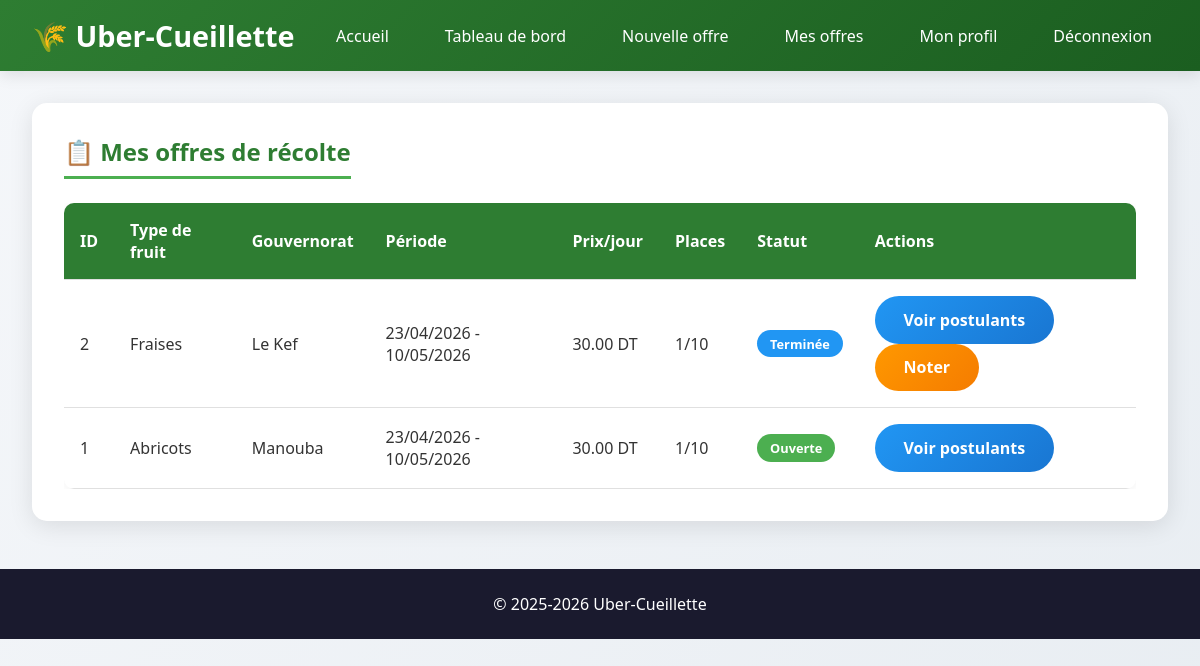
Screenshot of /mes_offres.php (signed in) with the database file from the repository.
### tables this page shows
CREATE TABLE IF NOT EXISTS `offres` (
  `id` int NOT NULL AUTO_INCREMENT,
  `agriculteur_id` int NOT NULL,
  `type_fruit` varchar(50) NOT NULL,
  `gouvernorat` varchar(50) NOT NULL,
  `adresse_recolte` text NOT NULL,
  `date_debut` date NOT NULL,
  `date_fin` date NOT NULL,
  `nb_ouvriers_demandes` int NOT NULL,
  `nb_ouvriers_acceptes` int DEFAULT '0',
  `prix_journee` decimal(10,2) NOT NULL,
  `date_limite_postulation` date NOT NULL,
  `statut` enum('ouverte','cloturee','terminee') DEFAULT 'ouverte',
  `date_creation` timestamp NOT NULL DEFAULT CURRENT_TIMESTAMP,
  PRIMARY KEY (`id`),
  KEY `agriculteur_id` (`agriculteur_id`)
);

### mes_offres.php (the view, shortened to what this page needs)
<?php
require_once 'config.php';
$agriculteur_id = $_SESSION['user_id'];
$sql = "SELECT * FROM offres WHERE agriculteur_id = :id ORDER BY date_creation DESC";
$stmt = $conn->prepare($sql);
$stmt->execute([':id' => $agriculteur_id]);
$offres = $stmt->fetchAll();
?>
<!DOCTYPE html>
<html lang="fr">
<head>
    <link rel="stylesheet" href="style.css">
</head>
<body>
    <header>
        <div class="header-container">
            <div class="logo">
                <h1>🌾 Uber-Cueillette</h1>
            </div>
            <nav>
                <ul>
                    <li><a href="index.php">Accueil</a></li>
                    <li><a href="dashboard_agriculteur.php">Tableau de bord</a></li>
                    <li><a href="ajouter_offre.php">Nouvelle offre</a></li>
                    <li><a href="mes_offres.php">Mes offres</a></li>
                    <li><a href="profil.php">Mon profil</a></li>
                    <li><a href="logout.php">Déconnexion</a></li>
                </ul>
            </nav>
        </div>
    </header>
    <div class="container">
        <div class="card">
            <h2>📋 Mes offres de récolte</h2>
            <?php if(count($offres) > 0): ?>
                <div class="table-container">
                    <table class="table">
                        <thead>
                            <tr>
                                <th>ID</th>
                                <th>Type de fruit</th>
                                <th>Gouvernorat</th>
                                <th>Période</th>
                                <th>Prix/jour</th>
                                <th>Places</th>
                                <th>Statut</th>
                                <th>Actions</th>
                            </tr>
                        </thead>
                        <tbody>
                            <?php foreach($offres as $offre): ?>
                                <tr>
                                    <td><?= $offre['id'] ?></td>
                                    <td><?= htmlspecialchars($offre['type_fruit']) ?></td>
                                    <td><?= htmlspecialchars($offre['gouvernorat']) ?></td>
                                    <td><?= date('d/m/Y', strtotime($offre['date_debut'])) ?> - <?= date('d/m/Y', strtotime($offre['date_fin'])) ?></td>
                                    <td><?= $offre['prix_journee'] ?> DT</td>
                                    <td><?= $offre['nb_ouvriers_acceptes'] ?>/<?= $offre['nb_ouvriers_demandes'] ?></td>
                                    <td>
                                        <?php if($offre['statut'] == 'ouverte'): ?>
                                            <span class="badge badge-success">Ouverte</span>
                                        <?php elseif($offre['statut'] == 'cloturee'): ?>
                                            <span class="badge badge-warning">Clôturée</span>
                                        <?php else: ?>
                                            <span class="badge badge-info">Terminée</span>
                                        <?php endif; ?>
                                    </td>
                                    <td>
                                        <a href="voir_postulants.php?id=<?= $offre['id'] ?>" class="btn btn-info btn-sm">Voir postulants</a>
                                        <?php if($offre['statut'] == 'terminee'): ?>
                                            <a href="noter_ouvrier.php?id=<?= $offre['id'] ?>" class="btn btn-secondary btn-sm">Noter</a>
                                        <?php endif; ?>
                                    </td>
                                </tr>
                            <?php endforeach; ?>
                        </tbody>
                    </table>
                </div>
            <?php else: ?>
                <p>Vous n'avez pas encore créé d'offre.</p>
                <a href="ajouter_offre.php" class="btn btn-primary">Créer une offre</a>
            <?php endif; ?>
        </div>
    </div>
    <footer>
        <p>&copy; 2025-2026 Uber-Cueillette</p>
    </footer>
</body>
</html>

### style.css (style rules this page uses)
* { margin: 0; padding: 0; box-sizing: border-box; }
body { font-family: 'Segoe UI', Tahoma, Geneva, Verdana, sans-serif; background: linear-gradient(135deg, #f5f7fa 0%, #e8edf2 100%); min-height: 100vh; color: #333; }
header { background: linear-gradient(135deg, #2e7d32 0%, #1b5e20 100%); color: white; padding: 1rem 2rem; box-shadow: 0 4px 15px rgba(0,0,0,0.1); }
.header-container { max-width: 1400px; margin: 0 auto; display: flex; justify-content: space-between; align-items: center; flex-wrap: wrap; }
.logo h1 { font-size: 1.8rem; font-weight: 700; }
nav ul { list-style: none; display: flex; gap: 1.5rem; flex-wrap: wrap; }
nav ul li a { color: white; text-decoration: none; font-weight: 500; padding: 0.5rem 1rem; border-radius: 25px; transition: all 0.3s ease; }
.container { max-width: 1400px; margin: 2rem auto; padding: 0 2rem; }
.card { background: white; border-radius: 15px; box-shadow: 0 5px 25px rgba(0,0,0,0.1); padding: 2rem; margin-bottom: 2rem; transition: transform 0.3s ease, box-shadow 0.3s ease; }
.card h2 { color: #2e7d32; margin-bottom: 1.5rem; border-bottom: 3px solid #4caf50; padding-bottom: 0.5rem; display: inline-block; }
.btn { display: inline-block; padding: 0.8rem 1.8rem; border: none; border-radius: 25px; font-size: 1rem; font-weight: 600; cursor: pointer; transition: all 0.3s ease; text-decoration: none; text-align: center; }
.btn-secondary { background: linear-gradient(135deg, #ff9800, #f57c00); color: white; }
.btn-info { background: linear-gradient(135deg, #2196f3, #1976d2); color: white; }
.table-container { overflow-x: auto; }
table { width: 100%; border-collapse: collapse; background: white; border-radius: 10px; overflow: hidden; box-shadow: 0 2px 10px rgba(0,0,0,0.05); }
th, td { padding: 1rem; text-align: left; border-bottom: 1px solid #e0e0e0; }
th { background: #2e7d32; color: white; font-weight: 600; }
.badge { display: inline-block; padding: 0.3rem 0.8rem; border-radius: 20px; font-size: 0.8rem; font-weight: 600; }
.badge-success { background: #4caf50; color: white; }
.badge-info { background: #2196f3; color: white; }
footer { background: #1a1a2e; color: white; text-align: center; padding: 1.5rem; margin-top: 3rem; }

### rows the page displays
offres: id "2", type_fruit "Fraises", gouvernorat "Le Kef", date_debut "23/04/2026", date_fin "10/05/2026", prix_journee "30.00", nb_ouvriers_acceptes "1", nb_ouvriers_demandes "10", statut "Terminée"
offres: id "1", type_fruit "Abricots", gouvernorat "Manouba", date_debut "23/04/2026", date_fin "10/05/2026", prix_journee "30.00", nb_ouvriers_acceptes "1", nb_ouvriers_demandes "10", statut "Ouverte"
